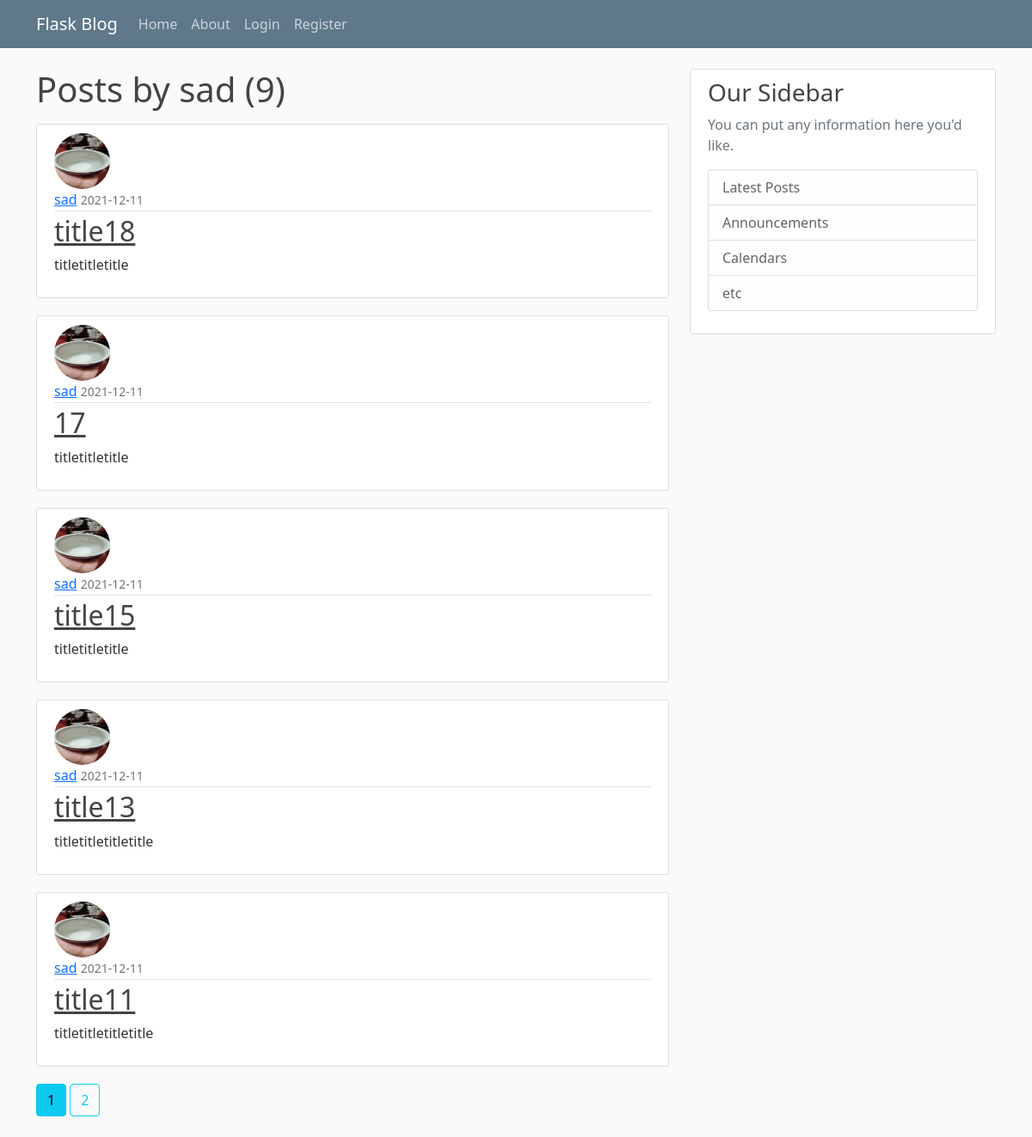
/user_posts/sad, run on the app's committed database.
### flaskblog/models.py (models this page shows, shortened)
class User(db.Model, UserMixin):
    id = db.Column(db.Integer, primary_key=True)
    username = db.Column(db.String(20), unique=True, nullable=False)
    email = db.Column(db.String(120), unique=True, nullable=False)
    image_file = db.Column(db.String(20), nullable=False, default='default.jpg')
    password = db.Column(db.String(60), nullable=False)
    posts = db.relationship('Post', backref='author', lazy=True)

class Post(db.Model):
    id = db.Column(db.Integer, primary_key=True)
    title = db.Column(db.String(100), nullable=False)
    date_posted = db.Column(db.DateTime, nullable=False, default=datetime.utcnow)
    content = db.Column(db.Text, nullable=False)
    user_id = db.Column(db.Integer, db.ForeignKey('user.id'), nullable=False)

### flaskblog/users/routes.py (the view)
@users.route("/user_posts/<string:username>")
def user_posts(username):
    page = request.args.get('page', 1, type=int)
    user = User.query.filter_by(username=username).first_or_404()
    posts = Post.query.filter_by(author=user) \
        .order_by(Post.date_posted.desc()).paginate(page=page, per_page=5)
    return render_template('user_posts.html', posts=posts, user=user)

### flaskblog/templates/user_posts.html
{% extends 'layout.html'%}
{% block content %}
    <h1 class="mb-3">Posts by {{user.username}} ({{posts.total}}) </h1>
    {% for post in posts.items %}
    <article class="media content-section">
        <img class= "rounded-circle article-img" src="{{ url_for('static', filename='profile_pics/' + post.author.image_file) }}">
      <div class="media-body">
        <div class="article-metadata">
          <a class="mr-2" href="{{ url_for('posts.user_posts', username=post.author.username) }}">{{ post.author.username }}</a>
          <small class="text-muted">{{ post.date_posted.strftime('%Y-%m-%d') }}</small>
        </div>
        <h2><a class="article-title" href="{{ url_for('posts.post', post_id=post.id) }}">{{ post.title }}</a></h2>
        <p class="article-content">{{ post.content }}</p>
      </div>
    </article>
    {% endfor %}
    {% for page_num in posts.iter_pages(left_edge=1, right_edge=1, left_current=1, right_current=2) %}
        {% if page_num %}
            {% if posts.page == page_num %}
                <a class="btn btn-info mb-4" href="{{ url_for('posts.user_posts', username=user.username, page=page_num) }}">{{ page_num }}</a>
            {% else %}
                <a class="btn btn-outline-info mb-4" href="{{ url_for('posts.user_posts', username=user.username, page=page_num) }}">{{ page_num }}</a>
            {% endif %}
        {% else %}
            ...
        {% endif %}
    {% endfor %}
{% endblock content%}

### flaskblog/static/main.css (style rules this page uses)
body { background: #fafafa; color: #333333; margin-top: 5rem; }
h1, h2, h3, h4, h5, h6 { color: #444444; }
.content-section { background: #ffffff; padding: 10px 20px; border: 1px solid #dddddd; border-radius: 3px; margin-bottom: 20px; }
.article-title { color: #444444; }
.article-content { white-space: pre-line; }
.article-img { height: 65px; width: 65px; margin-right: 16px; }
.article-metadata { padding-bottom: 1px; margin-bottom: 4px; border-bottom: 1px solid #e3e3e3 }

### data on the page
User: username "sad"
Post: image_file (picture), author.username "sad", date_posted "2021-12-11", title "title18", content "titletitletitle"
Post: image_file (picture), author.username "sad", date_posted "2021-12-11", title "17", content "titletitletitle"
Post: image_file (picture), author.username "sad", date_posted "2021-12-11", title "title15", content "titletitletitle"
Post: image_file (picture), author.username "sad", date_posted "2021-12-11", title "title13", content "titletitletitletitle"
Post: image_file (picture), author.username "sad", date_posted "2021-12-11", title "title11", content "titletitletitletitle"

### other printed values
{{ posts.total }} "9"
{{ page_num }} "1"
{{ page_num }} "2"
